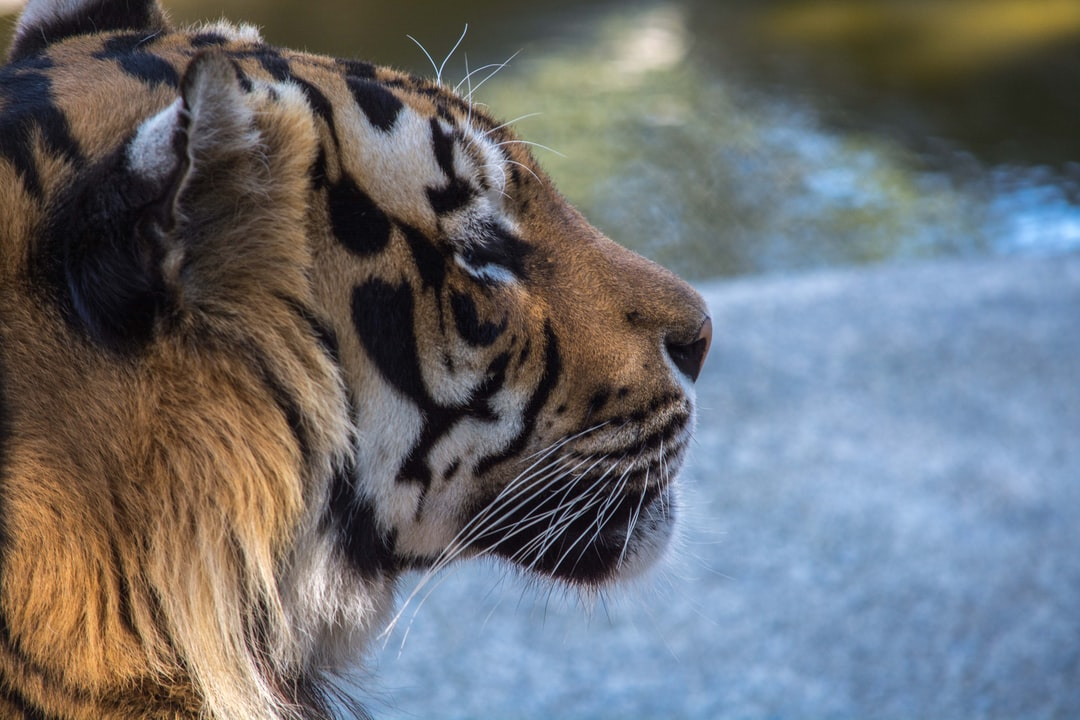
//> input picture images/ImagemOriginal.jpg, 1080 x 720 px
$ ./questao18   (built with g++ and OpenCV 4)
//> lines starting //> are read from the running program, lines starting //| are printed output that depends on the picture
#include <iostream>
#include <opencv2/highgui.hpp>
#include <opencv2/imgproc.hpp>
#include <opencv2/highgui/highgui_c.h>
#include <stdio.h>

using namespace std;
using namespace cv;

int main()
{
	Mat color = imread("C:/Users/User/Desktop/GIT/LapiscoComputerVisionRepo/images/ImagemOriginal.jpg", 1);
//> color is the input picture: 720 rows x 1080 cols, CV_8UC3; mean B, G, R 113.4, 109.7, 107.7
	Mat_<uchar> gray(240, 320, 1);
	Mat dst;

	GaussianBlur(color, color, Size(3, 3), 0, 0, BORDER_DEFAULT);

	cvtColor(color, gray, COLOR_RGB2GRAY);
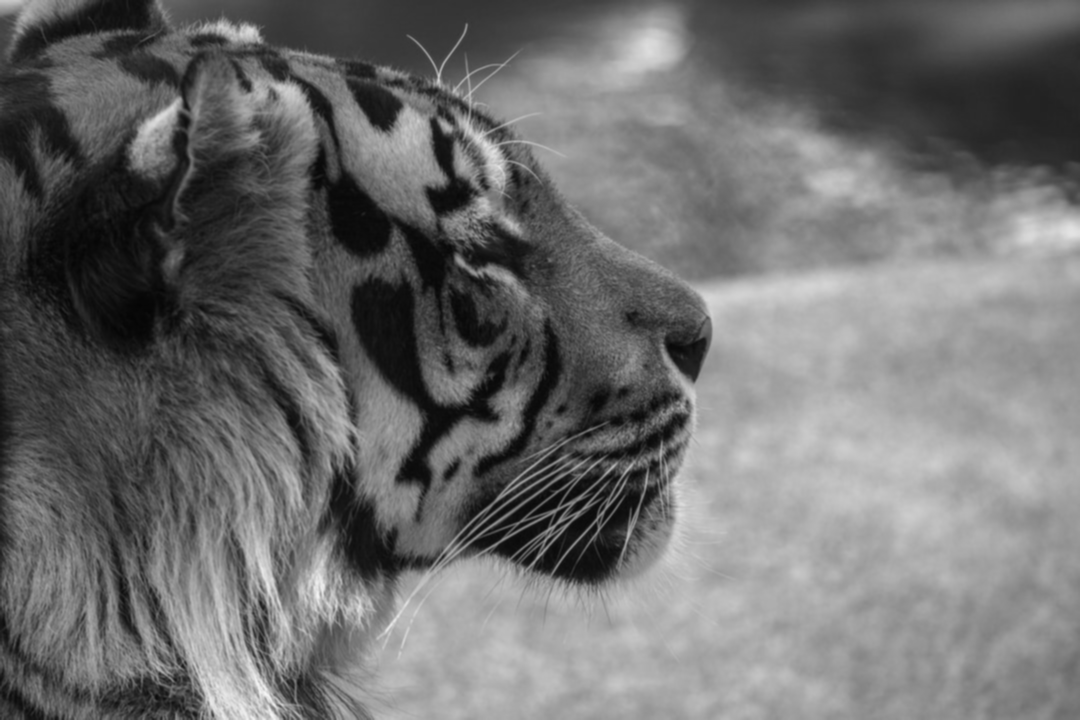
//> gray: 720 rows x 1080 cols, CV_8UC1; min 4, max 245, mean 110.6
	Mat abs_dst;
	Laplacian(gray, dst, CV_16S, 3, 1, 0, BORDER_DEFAULT);
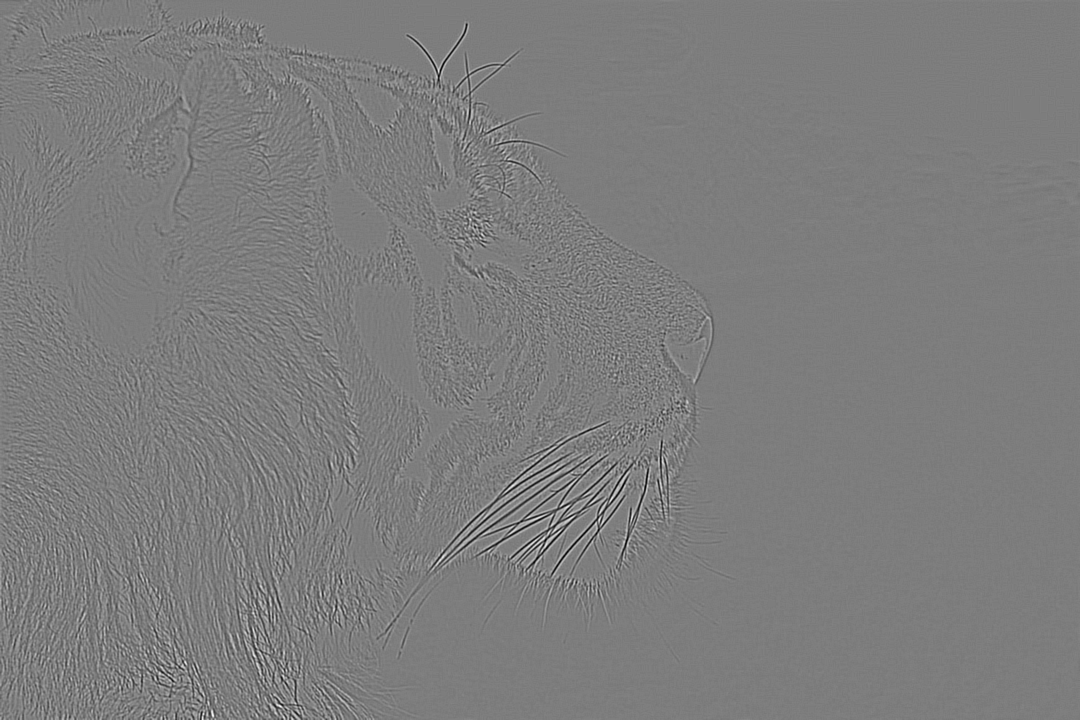
//> dst: 720 rows x 1080 cols, CV_16SC1; min -298, max 308, mean 0; drawn with min black and max white
	convertScaleAbs(dst, abs_dst);
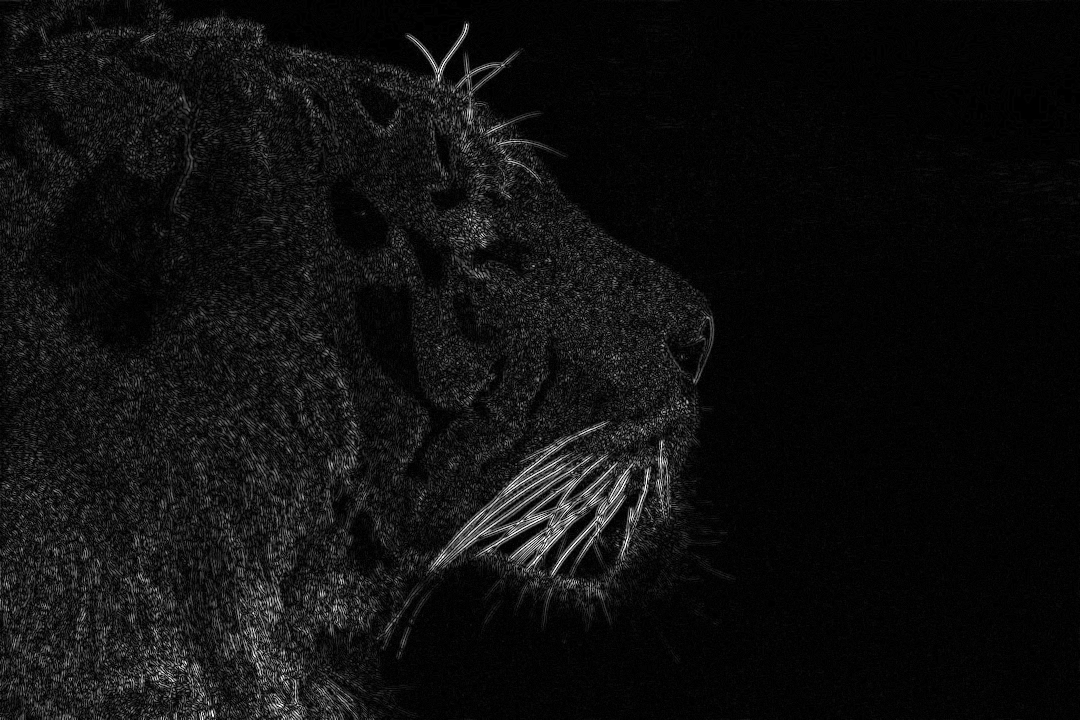
//> abs_dst: 720 rows x 1080 cols, CV_8UC1; min 0, max 255, mean 15.5

	int max = gray.at<uchar>(0, 0);
//> max = 199
	int min = gray.at<uchar>(0, 0);
//> min = 199
	int x, y;
	for (y = 0; y < 240; y++)
	{
		for (x = 0; x < 320; x++)
		{
			if (gray.at<uchar>(y, x) < max)
				max = gray.at<uchar>(y, x);
			if (gray.at<uchar>(y, x) > min)
				min = gray.at<uchar>(y, x);
		}
	}
//> this loop made 240 passes
//> (max, min) on passes 1 to 3: (16, 200), (16, 200), (16, 200)
//> after the loop, max = 7; min = 221

	Mat_<uchar> equalizada(240, 320, 1);
	for (y = 0; y < 240; y++)
	{
		for (x = 0; x < 320; x++)
		{
			// determinando a intensidade da borda
			equalizada.at<uchar>(y, x) = (gray.at<uchar>(y, x) - max) * 255 / (min - max);
		}
	}
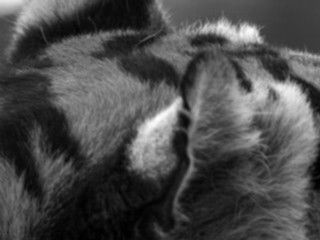
//> equalizada: 240 rows x 320 cols, CV_8UC1; min 0, max 255, mean 75.2

	imshow("IMAGEM EQUALIZADA", equalizada);
	imshow("Imagem", abs_dst);
	waitKey(0);
	return 0;
}
